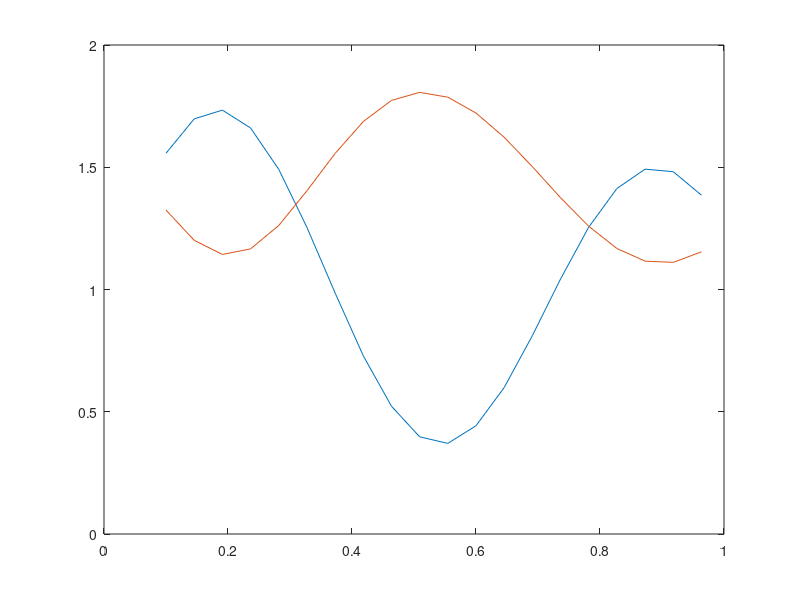

Write the MATLAB code that produced this figure.
%input vector
x = 0.1:1/22:1;
x_size = length(x);
y1 = (1 + 0.6*sin(2*pi*x/0.7)) + (0.3*sin(2*pi*x))/2;

% plot graph
plot(x,y1);

c1 = 0.2;
c2 = 0.9;
r1 = 0.15;
r2 = 0.2;
w1 = randn(1);
w2 = randn(1);
b = randn(1);
nu = 0.15;


e = 0;
for i = 1:1000
    E = zeros(1, x_size);
    for j = 1:x_size
        
        g1 = (exp(-(x(j)-c1)^2 / (2*r1^2)));
        g2 = (exp(-(x(j)-c2)^2 / (2*r2^2)));
        f = g1*w1 + g2*w2 + b;  

        y = f;
        T = y1(j);

        E(j) = T - y;

        w1 = w1 + nu*E(j)*g1;
        w2 = w2 + nu*E(j)*g2;
        b = b + nu*e;
    end
    
end

hold on;

y_test = zeros(1, x_size);
for i = 1:x_size
    g1 = exp(-(x(i)-c1)^2/(2*r1^2));
    g2 = exp(-(x(i)-c2)^2/(2*r2^2));

    y_test(i) = g1*w1 + g2*w2 + b; 
end

disp(y_test);
plot(x, y_test);
